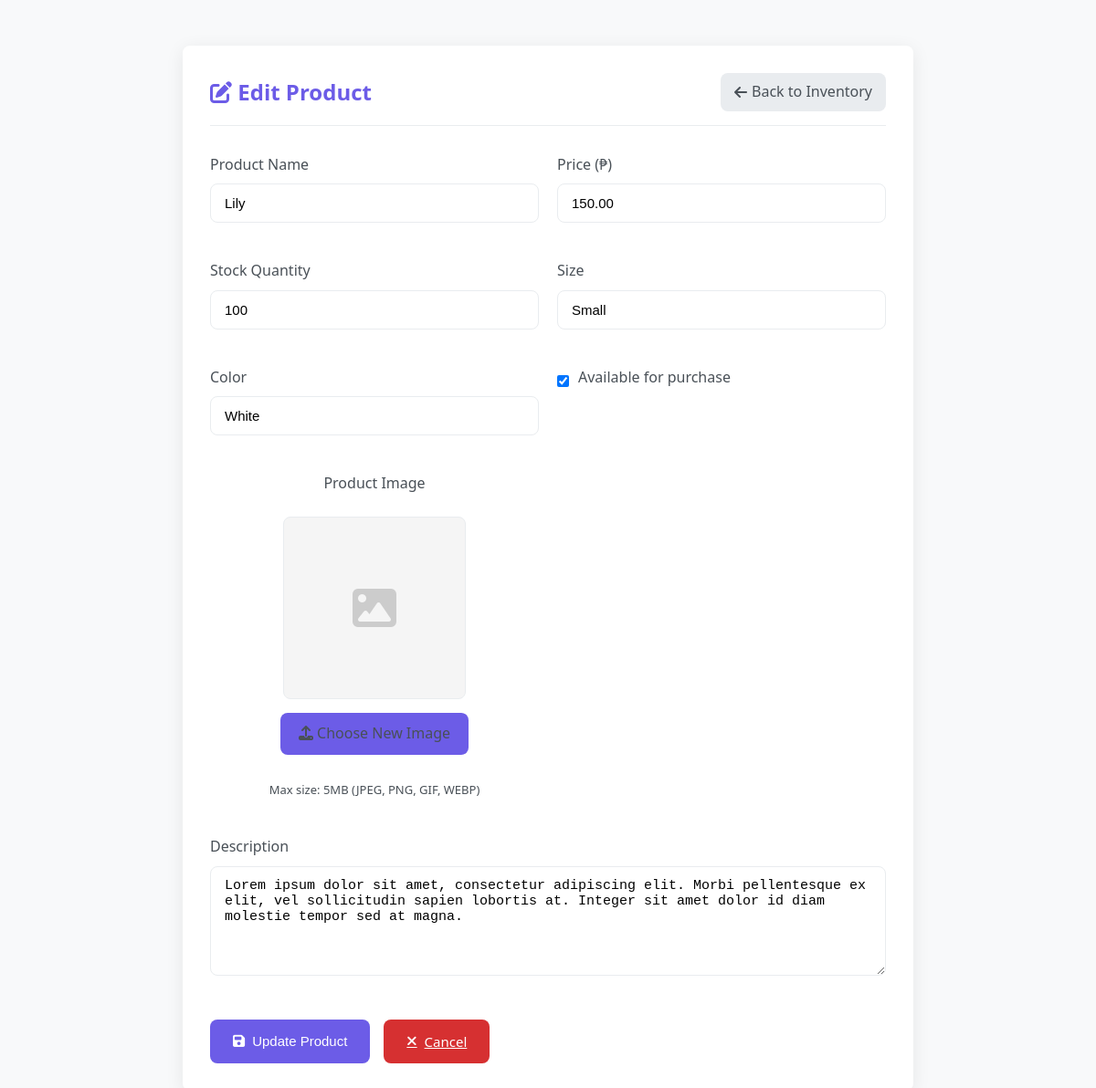
The page /dashboard/edit_product.php?id=1 on the database as committed earlier.
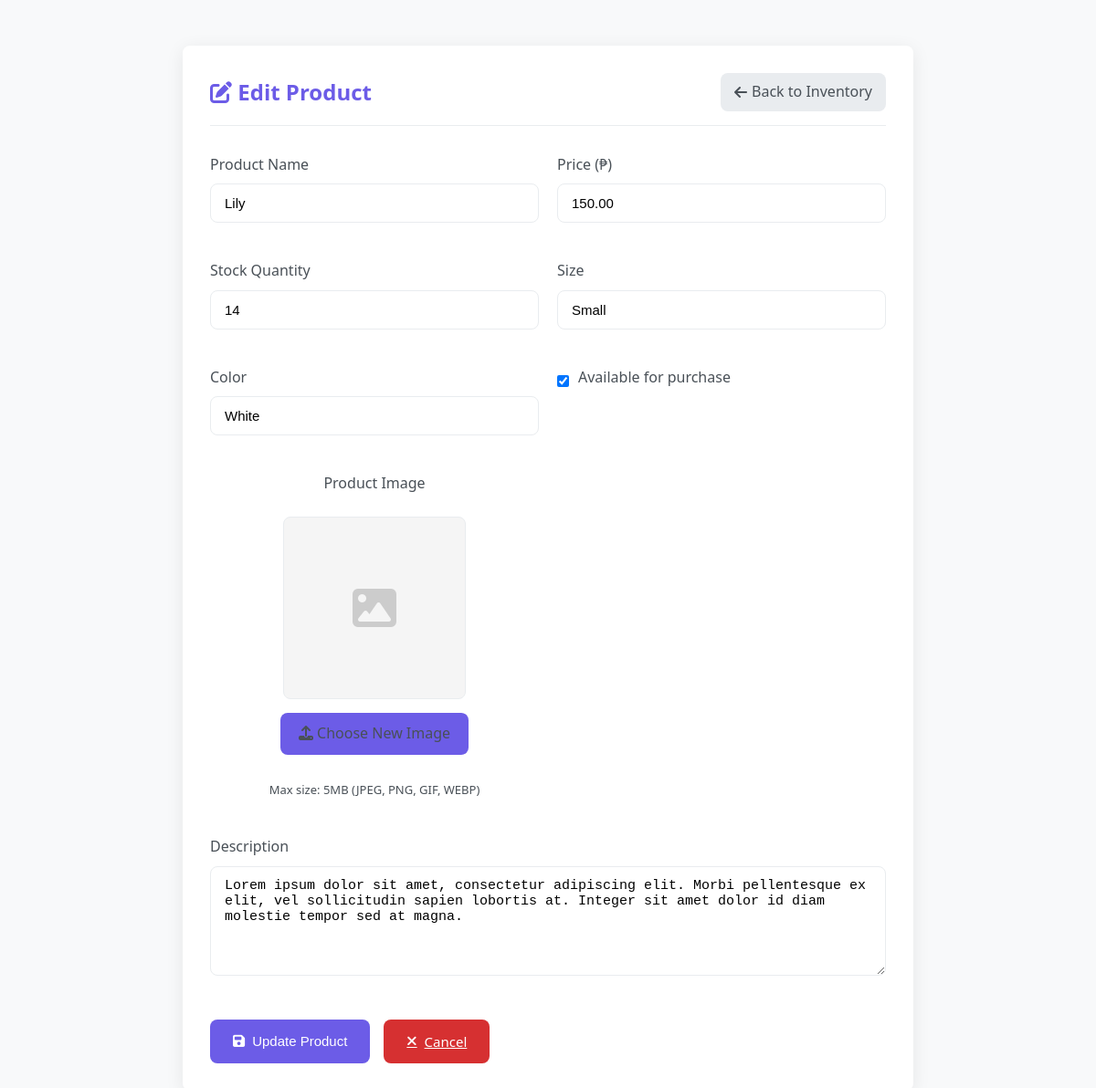
The same page on the database as committed later.
### tables this page shows
CREATE TABLE `product` (
  `flower_id` int(11) NOT NULL,
  `name` varchar(255) NOT NULL,
  `description` text DEFAULT NULL,
  `price` decimal(10,2) NOT NULL,
  `quantity` int(11) DEFAULT NULL,
  `size` varchar(255) NOT NULL,
  `color` varchar(255) NOT NULL,
  `available` int(11) NOT NULL,
  `image_url` varchar(255) NOT NULL
);

### dashboard/edit_product.php (the view, shortened to what this page needs)
<?php
include 'db.php';
$flower_id = intval($_GET['id']);
$result = $conn->query("SELECT * FROM product WHERE flower_id = $flower_id");
$flower = $result->fetch_assoc();
?>
<!DOCTYPE html>
<html lang="en">
<head>
    <link rel="stylesheet" href="https://cdnjs.cloudflare.com/ajax/libs/font-awesome/6.4.0/css/all.min.css">
</head>
<body>
    <div class="container">
        <div class="header">
            <h2><i class="fas fa-edit"></i> Edit Product</h2>
            <a href="inventory.php" class="back-btn">
                <i class="fas fa-arrow-left"></i> Back to Inventory
            </a>
        </div>
        <form method="POST" enctype="multipart/form-data">
            <div class="form-grid">
                <div class="form-group">
                    <label for="name">Product Name</label>
                    <input type="text" id="name" name="name" class="form-control"
                        value="<?= htmlspecialchars($flower['name']) ?>" required>
                </div>
                <div class="form-group">
                    <label for="price">Price (₱)</label>
                    <input type="number" id="price" name="price" class="form-control"
                        value="<?= $flower['price'] ?>" step="0.01" min="0" required>
                </div>
                <div class="form-group">
                    <label for="quantity">Stock Quantity</label>
                    <input type="number" id="quantity" name="quantity" class="form-control"
                        value="<?= $flower['quantity'] ?>" min="0" required>
                </div>
                <div class="form-group">
                    <label for="size">Size</label>
                    <input type="text" id="size" name="size" class="form-control"
                        value="<?= htmlspecialchars($flower['size']) ?>" required>
                </div>
                <div class="form-group">
                    <label for="color">Color</label>
                    <input type="text" id="color" name="color" class="form-control"
                        value="<?= htmlspecialchars($flower['color']) ?>" required>
                </div>
                <div class="form-group">
                    <div class="checkbox-container">
                        <input type="checkbox" id="available" name="available"
                            <?= $flower['available'] ? 'checked' : '' ?>>
                        <label for="available">Available for purchase</label>
                    </div>
                </div>
                <div class="form-group image-upload">
                    <label>Product Image</label>
                    <div class="image-preview">
                        <?php if (!empty($flower['image_url'])): ?>
                            <img src="<?= $flower['image_url'] ?>" alt="Current product image">
                        <?php else: ?>
                            <i class="fas fa-image" style="font-size: 48px; color: #ccc;"></i>
                        <?php endif; ?>
                    </div>
                    <label class="upload-btn">
                        <i class="fas fa-upload"></i> Choose New Image
                    </label>
                    <div class="file-info">
                        Max size: 5MB (JPEG, PNG, GIF, WEBP)
                    </div>
                </div>
                <div class="form-group full-width">
                    <label for="description">Description</label>
                    <textarea id="description" name="description" class="form-control"><?= htmlspecialchars($flower['description'] ?? '') ?></textarea>
                </div>
            </div>
            <div class="btn-group">
                <button type="submit" class="btn btn-primary">
                    <i class="fas fa-save"></i> Update Product
                </button>
                <a href="inventory.php" class="btn btn-danger">
                    <i class="fas fa-times"></i> Cancel
                </a>
            </div>
        </form>
    </div>
</body>
</html>

Rows that differ between the two databases and show on the page:
changed product "Lily": quantity "100" → "14"
